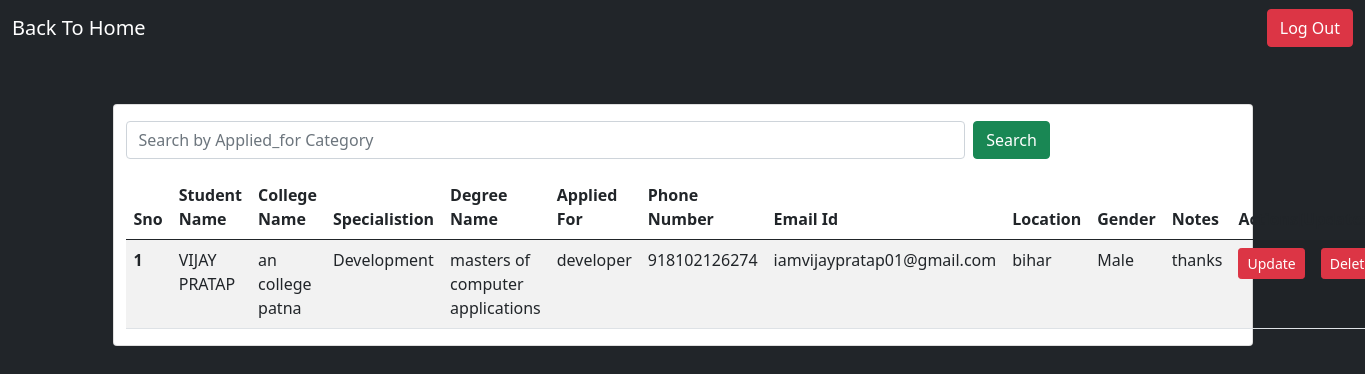
The app's page /show (signed in), older data.
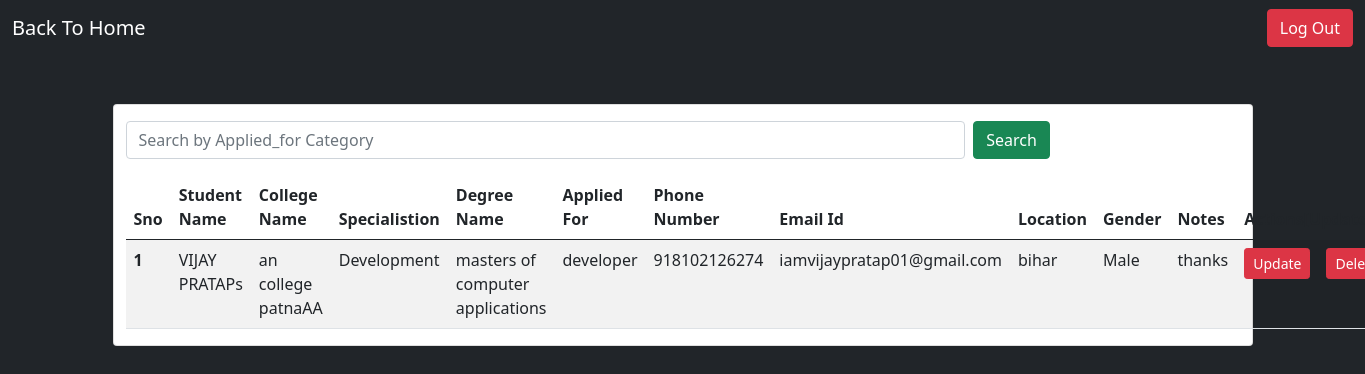
The same page, newer data.
### app.py (models this page shows)
class Tbl_student(db.Model):
    sno=db.Column(db.Integer,primary_key = True)
    Name=db.Column(db.String(50),nullable = False)
    College_Name = db.Column(db.String(100),nullable = False)
    Specialistion = db.Column(db.String(100),nullable = False)
    Degree_Name = db.Column(db.String(100),nullable = False)
    Applied_for = db.Column(db.String(100),nullable = False)
    phone =db.Column(db.Integer,nullable = False)
    emailid = db.Column(db.String(100),nullable = False)
    location = db.Column(db.String(100),nullable=False)
    Gender = db.Column(db.String(100),nullable=False)
    notes = db.Column(db.String(100),nullable=False)

### app.py (the view)
@app.route('/show')
def ShowData():
    if g.user:
        alldata=Tbl_student.query.all()
        return render_template("data.html",alldata=alldata)
    else:
        return redirect("/login")

### app.py (called while the page is built)
@app.before_request
def before_request():
    g.user=None
    if "user" in session:
        g.user=session["user"]

### templates/data.html (shortened to what this page needs)
<!doctype html>
<html lang="en">
  <head>
    <link href="https://cdn.jsdelivr.net/npm/bootstrap@5.0.2/dist/css/bootstrap.min.css" rel="stylesheet">
  </head>
  <body class="bd">
    <nav class="navbar navbar-expand-lg navbar-dark bg-dark">
        <div class="container-fluid">
          <a class="navbar-brand" href="/">Back To Home</a>
          <div class="collapse navbar-collapse" id="navbarSupportedContent">
            <a class="btn btn-danger" href="/logout">Log Out</a>
          </div>
        </div>
      </nav>
     <div class="container my-5 card">
       <div class="row mt-3">
         <div class="col-lg-10">
        <form action="/search" method="POST" class="d-flex  mb-3">
          <input class="form-control me-2" name = "search" type="search" placeholder="Search by Applied_for Category" aria-label="Search">
          <button class="btn btn-success" type="submit">Search</button>
        </form>
      {% if data %}
         <h3 style="color: red;">{{len}} Results Found !</h3>
      <table class="table">
        <thead>
          <tr>
            <th scope="col">Sno</th>
            <th scope="col">Student Name</th>
            <th scope="col">College Name</th>
            <th scope="col">Specialistion</th>
            <th scope="col">Degree Name</th>
            <th scope="col">Applied For</th>
            <th scope="col">Phone Number</th>
            <th scope="col">Email Id</th>
            <th scope="col">Location</th>
            <th scope="col">Gender</th>
            <th scope="col">Notes</th>
            <th>Actions[Update:Delete]</th>
          </tr>
        </thead>
        <tbody>
      {% for data in data %}
      <tr>
        <th scope="row">{{loop.index}}</th>
        <td>{{data.Name}}</td>
        <td>{{data.College_Name}} </td>
        <td> {{data.Specialistion}} </td>
        <td> {{data.Degree_Name}} </td>
        <td> {{data.Applied_for}} </td>
        <td>{{data.phone}} </td>
        <td> {{data.emailid}} </td>
        <td> {{data.location}} </td>
        <td> {{data.Gender}} </td>
        <td> {{data.notes}} </td>
        <td>
          <a href="/update/{{data.sno}}" type="button" class="btn btn-danger btn-sm">Update</button>
          <a href="/delete/{{data.sno}}" type="button" class="btn btn-danger btn-sm mx-3">Delete</button>
      </td>
      </tr>
      {% endfor %}
</tbody>
</table>
      {% else %}
        <table class="table table-striped">
            <thead>
              <tr>
                <th scope="col">Sno</th>
                <th scope="col">Student Name</th>
                <th scope="col">College Name</th>
                <th scope="col">Specialistion</th>
                <th scope="col">Degree Name</th>
                <th scope="col">Applied For</th>
                <th scope="col">Phone Number</th>
                <th scope="col">Email Id</th>
                <th scope="col">Location</th>
                <th scope="col">Gender</th>
                <th scope="col">Notes</th>
                <th>Actions[Update:Delete]</th>
              </tr>
            </thead>
            <tbody>
              {% for data in alldata %}
                <tr>
                    <th scope="row">{{loop.index}}</th>
                    <td>{{data.Name}}</td>
                    <td>{{data.College_Name}} </td>
                    <td> {{data.Specialistion}} </td>
                    <td> {{data.Degree_Name}} </td>
                    <td> {{data.Applied_for}} </td>
                    <td>{{data.phone}} </td>
                    <td> {{data.emailid}} </td>
                    <td> {{data.location}} </td>
                    <td> {{data.Gender}} </td>
                    <td> {{data.notes}} </td>
                    <td>
                      <a href="/update/{{data.sno}}" type="button" class="btn btn-danger btn-sm">Update</button>
                      <a href="/delete/{{data.sno}}" type="button" class="btn btn-danger btn-sm mx-3">Delete</button>
                  </td>
                  </tr>
                  {% endfor %}
            </tbody>
          </table>
          {% endif %}
     </div>
    </div>
     </div>
  </body>
</html>

### templates/data.html (style rules this page uses)
.bd { background-color:#212529; }

Row changes from the older to the newer data that the page shows:
changed Tbl_student "Development": Name "VIJAY PRATAP" → "VIJAY PRATAPs"; College_Name "an college patna" → "an college patnaAA"
